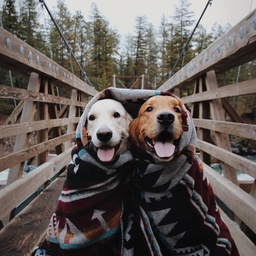
#> input picture zooming image/Dogs.jpg, 256 x 256 px, shrunk from 1080 x 1080 before the run
$ python Zooming.py
#> lines starting #> are read from the running program, lines starting #| are printed output that depends on the picture
# -*- coding: utf-8 -*-
"""
Created on Tue Mar 27 20:39:45 2018

@author: L NelSoN ManGanGchA
"""
from __future__ import absolute_import, division, print_function
import numpy as np
import matplotlib.pyplot as plt

class Pivot:
    "class to store the co ordinate of the pivot"

    def __init__(self,rw,cl):
        self.rw = rw #row position
        self.cl = cl #col position

def imageZoom(im,scale,pivot): # zooms the image by scale times
    """Zooms the RGB image"""

    blue_im = im[:,:,0]
    red_im = im[:,:,1]
    green_im = im[:,:,2]
    row, col, dim = im.shape
    zoomed_blue = zoom(blue_im,scale,pivot)
    zoomed_red = zoom(red_im,scale,pivot)
    zoomed_green = zoom(green_im,scale,pivot)
    #recombine the pixels
    zoomedImage = np.array([[[zoomed_blue[i,j],zoomed_red[i,j],zoomed_green[i][j]]for j in range(col)]for i in range(row)])
    return zoomedImage

def zoom(image,scale,pivot): #helper function to zoom the pixels of each color
    row , column = image.shape
    imageList = image.tolist() # convert the numpy.ndarray to a list object
    rowOperation(imageList,0,scale)
    i = 0
    while(i  <  len(imageList)-1):
        rowOperation(imageList,i+1,scale)
        colOperation(imageList,i,scale)
        i = i+scale


    if(pivot.rw < row//2):
        startRow = 0
    elif(pivot.rw > ((scale*(row-1)+1) - (row//2))):
        startRow = ((scale*(row-1)+1) - row)
    else:
        startRow = pivot.rw - (row//2)

    if(pivot.cl < column//2):
        startCol = 0
    elif(pivot.cl > ((scale*(column-1)+1) - (column//2))):
        startCol = ((scale*(column-1)+1) - column)
    else:
        startCol = pivot.cl - (column//2)

    endRow = startRow + row
    endCol = startCol + column
    newImage = np.array(imageList,dtype=np.uint8) #convert back to numpy.ndarray
    return newImage[startRow:endRow,startCol:endCol]


def rowOperation(img,index,scale): #perform row operation on "index" row of the list of list "img"
    ind = 0
    while(ind < len(img[index])-1):
        p1 = img[index][ind]
        p2 = img[index][ind+1]
        if( p1 < p2):
            smaller = p1
            larger = p2
        else:
            smaller = p2
            larger = p1
        OP = (larger - smaller) // scale
        T = smaller + OP
        for i in range(scale - 1):
            ind = ind +1
            img[index].insert(ind,T)
            T = T + OP
        ind = ind + 1;

def colOperation(img,index,scale): #perform column operation between "index" and "index+1" columns of the list of list "img"
    T = []
    OP_List = []
    ind = 0
    while ( ind < len(img[index])):
        Q1 = img[index][ind]
        Q2 = img[index+1][ind]
        if(Q1 < Q2):
            smaller = Q1
            larger = Q2
        else:
            smaller = Q2
            larger = Q1
        OP = (larger - smaller) // scale
        OP_List.append(OP)
        T.append(smaller + OP)
        ind = ind + 1

    T_array = np.array(T)
    OP_array = np.array(T)

    for i in range( scale - 1 ):
        img.insert(index+1,T_array.tolist())
        T_array = T_array + OP_array

def main():
    #import the image
    ImageFilename = input("Enter image path : ")
#> the answer given: Dogs.jpg
    image = plt.imread(ImageFilename)
#> image is the input picture: shape (256, 256, 3); mean R, G, B 99, 91.7, 88.3
    row , col, dim = image.shape
#> row = 256; col = 256; dim = 3
    k = int(input("Enter zooming factor : ")) #zooming factor
#> the answer given: 3

    print("Image size : {0} x {1}".format(row,col))
#| Image size : 256 x 256

    rw = int(input("Enter valid pivot row position: "))
#> the answer given: 3
    cl = int(input("Enter valid pivot column position: "))
#> the answer given: 3


    pivot = Pivot(rw,cl)

    if(pivot.rw < 0 or pivot.rw > (k*(row-1)+1)):
        print("Pivot row is out of bound")
        exit(1);

    if(pivot.cl < 0 or pivot.cl > (k*(col - 1)+1)):
        print("Pivot column is out of bound")
        exit(1);

    #show original image
    plt.imshow(image)
    plt.show()

    #Zoom the image by k times
    print("Zooming the image by {} times".format(k))
    newImage = imageZoom(image,k,pivot)
#> in imageZoom, `blue_im = im[:,:,0]`:
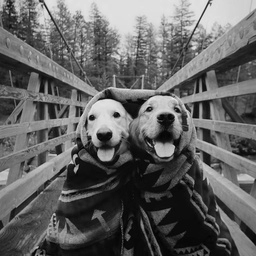
#> blue_im: shape (256, 256); min 0, max 236, mean 99
#> in imageZoom, `red_im = im[:,:,1]`:
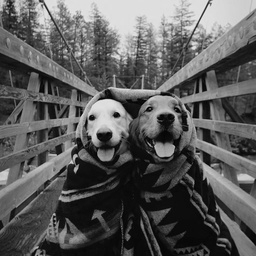
#> red_im: shape (256, 256); min 0, max 233, mean 91.7
#> in imageZoom, `green_im = im[:,:,2]`:
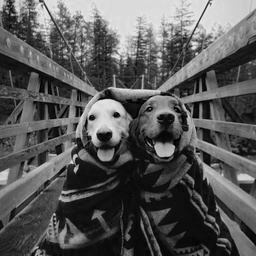
#> green_im: shape (256, 256); min 0, max 242, mean 88.3
#> in zoom, `imageList = image.tolist()`: imageList = 256 items
#> the loop in rowOperation, `while(ind < len(img[index])-1):` made 255 passes
#> (p1, p2, smaller, larger, OP, ind) on passes 1 to 12: (185, 196, 185, 196, 3, 3), (196, 198, 196, 198, 0, 6), (198, 173, 173, 198, 8, 9), (173, 127, 127, 173, 15, 12), (127, 100, 100, 127, 9, 15), (100, 114, 100, 114, 4, 18), (114, 72, 72, 114, 14, 21), (72, 58, 58, 72, 4, 24), (58, 42, 42, 58, 5, 27), (42, 67, 42, 67, 8, 30), (67, 114, 67, 114, 15, 33), (114, 118, 114, 118, 1, 36)
#> (p1, p2, smaller, larger) on passes 61 to 66: (171, 178, 171, 178), (178, 197, 178, 197), (197, 194, 194, 197), (194, 194, 194, 194), (194, 217, 194, 217), (217, 221, 217, 221)
#> after the loop in rowOperation, `while(ind < len(img[index])-1):`: ind = 765
#> the loop in zoom, `while(i  <  len(imageList)-1):` made 255 passes
#> i on passes 1 to 3: 3, 6, 9
#> call 2 of zoom, with scale = 3
#> in zoom (call 2), `return newImage[startRow:endRow,startCol:endCol]`:
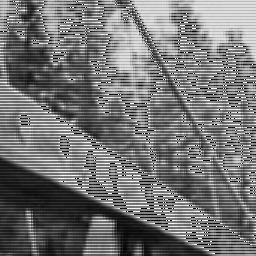
#> returned value: shape (256, 256); min 0, max 254, mean 115.4
#> call 3 of zoom, with scale = 3
#> in zoom (call 3), `newImage = np.array(imageList,dtype=np.uint8)`:
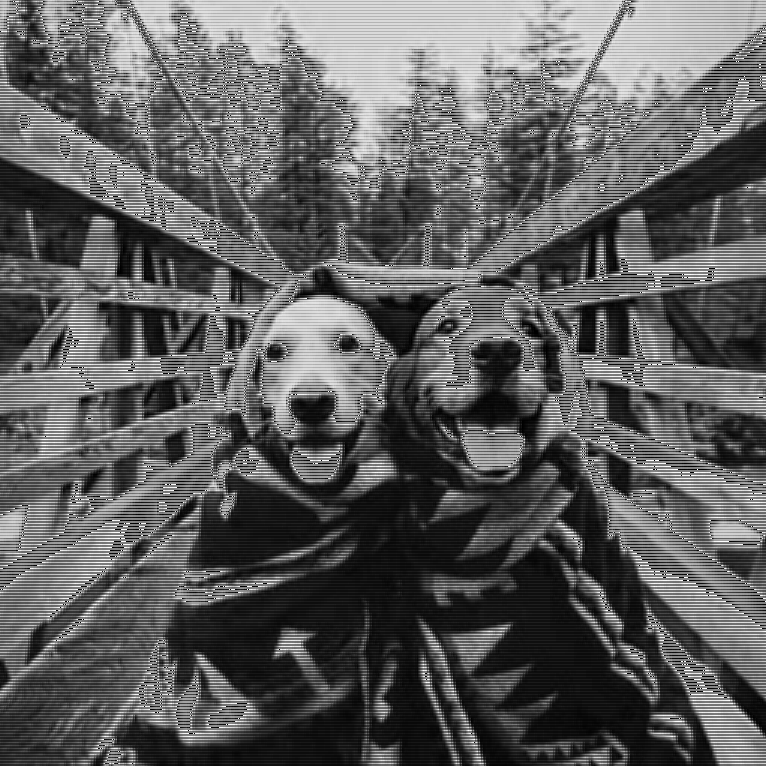
#> newImage: shape (766, 766); min 0, max 254, mean 94.1
#> in zoom (call 3), `return newImage[startRow:endRow,startCol:endCol]`:
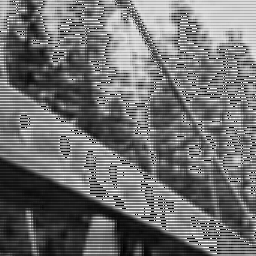
#> returned value: shape (256, 256); min 0, max 254, mean 110.9
#> in imageZoom, `zoomedImage = np.array([[[zoomed_blue[i,j],zoomed_red[i,j],zoomed_gree..`:
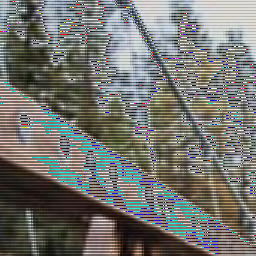
#> zoomedImage: shape (256, 256, 3); mean of channels 0, 1, 2 115.3, 115.4, 110.9; drawn as R, G, B

    #shape of the zoomed image
    #must be of the same size of the original image
    print(newImage.shape)
#| (256, 256, 3)

    #show the new zoomed image
    plt.imshow(newImage)
    plt.show()

    #save the zoomed image
    newFilename = input("Enter the filename to save the zoomed Image")
#> the answer given: out.png

    plt.imsave(newFilename,newImage)


if __name__ =="__main__":
    main()

$ run again, on zooming image/dogg.jpg
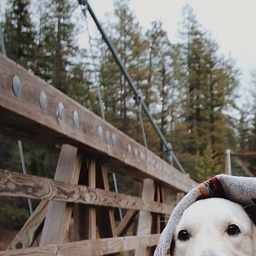
#> input picture zooming image/dogg.jpg, 256 x 256 px, shrunk from 1080 x 1080 before the run
#> in main, image is the input picture: shape (256, 256, 3); mean R, G, B 120.4, 114.9, 108.5
#| Image size : 256 x 256
#> in imageZoom, `green_im = im[:,:,2]`:
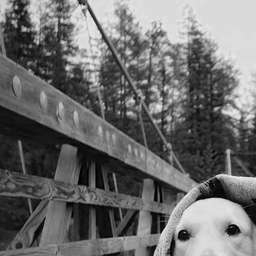
#> green_im: shape (256, 256); min 0, max 240, mean 108.5
#> imageList = 256 items
#> the loop in rowOperation, `while(ind < len(img[index])-1):` made 255 passes
#> (p1, p2, smaller, larger, OP, ind) on passes 1 to 8: (184, 186, 184, 186, 0, 3), (186, 195, 186, 195, 3, 6), (195, 195, 195, 195, 0, 9), (195, 198, 195, 198, 1, 12), (198, 194, 194, 198, 1, 15), (194, 182, 182, 194, 4, 18), (182, 156, 156, 182, 8, 21), (156, 127, 127, 156, 9, 24)
#> after the loop in rowOperation, `while(ind < len(img[index])-1):`: ind = 765
#> the loop in zoom, `while(i  <  len(imageList)-1):` made 255 passes
#> i on passes 1 to 3: 3, 6, 9
#> in imageZoom, `zoomedImage = np.array([[[zoomed_blue[i,j],zoomed_red[i,j],zoomed_gree..`:
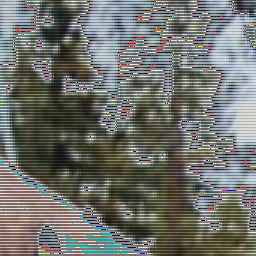
#> zoomedImage: shape (256, 256, 3); mean of channels 0, 1, 2 112, 113.7, 108.7; drawn as R, G, B
#| (256, 256, 3)
